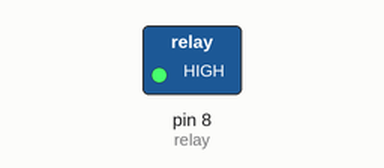
Simulated run of this sketch. Board: Arduino Uno, built with avr-gcc and run on an emulated ATmega328P. On the bench: switched loads named in the sketch (green lamp = pin HIGH).

Above: at 1.0 s.
At 3.0 s:
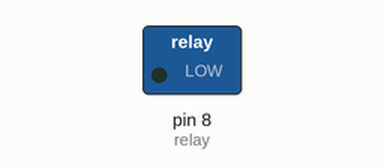
Timing chart, 0 to 5.2 s (numbered marks = the images above):
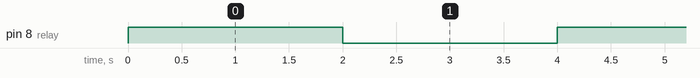

Measured:
- by itself, pin 8 (relay): alternates HIGH for 2.0 s and LOW for 2.0 s

The sketch:

Project-2-5V_relay.ino
```cpp
/*
 * Author: SMRAZA KEEN
 * Date:2016/07/21
 * IDE V1.6.9
 * Address:http://www.amazon.com/shops/smraza
 * Function:
 */
const int relay=8;
void setup() {
  // put your setup code here, to run once:
  pinMode(relay,OUTPUT);
}

void loop() {
  // put your main code here, to run repeatedly:
   digitalWrite(relay,HIGH);
   delay(2000);
   digitalWrite(relay,LOW);
   delay(2000);
}
```
